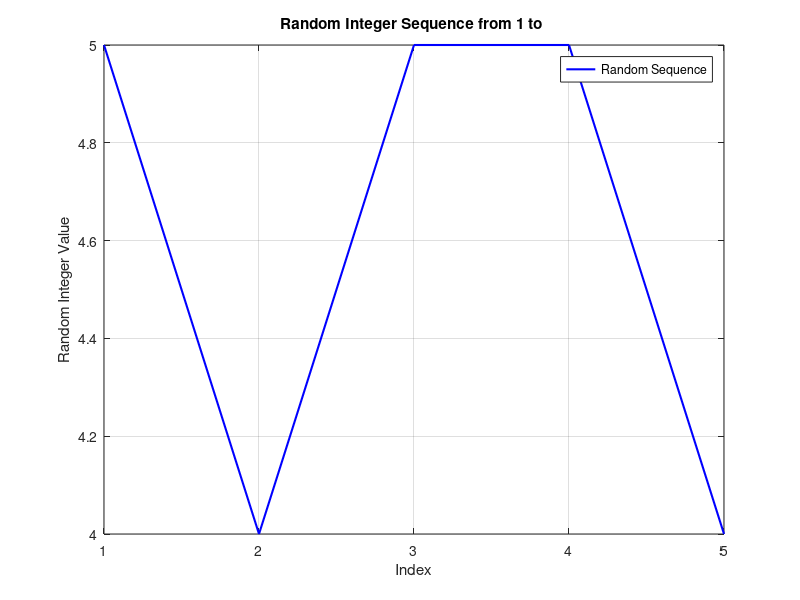

MATLAB code to generate this figure:


% Prompt user to enter the value of n
n = input('Enter the value of n (upper limit for random integers): ');

% Generate a sequence of random integers from 1 to n
random_sequence = randi([1, n], 1, n); % 1 x n array of random integers between 1 and n

% Plot the random integer sequence
figure;
plot(random_sequence, 'b-', 'LineWidth', 1.5);
hold on;

% Customize plot
title(['Random Integer Sequence from 1 to ', n]);
xlabel('Index');
ylabel('Random Integer Value');
grid on;
legend('Random Sequence');

% Display information
fprintf('Generated %d random integers from 1 to %d.\n', n, n);
